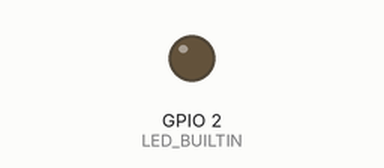
A program run on a simulated ESP32. On the bench: output pins drawn as LEDs (lit = HIGH). Nothing arrives over Bluetooth unless stated; a phone connects over Bluetooth LE 3 s after start; what the program prints to the serial monitor is not drawn.

Above: at 0.1 s.
At 3.1 s:
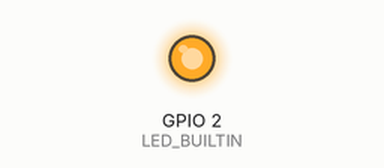
Timing chart, 0 to 4.6 s (numbered marks = the images above):
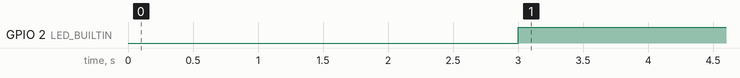

The program:

main.cpp
```cpp
#include <Arduino.h>
#include <BLEDevice.h>
#include <BLEServer.h>
#include <BLEUtils.h>
#include <BLE2902.h>

#define LED_BUILTIN 2

BLEServer* pServer = nullptr;
bool deviceConnected = false;

class MyServerCallbacks: public BLEServerCallbacks {
    void onConnect(BLEServer* pServer) {
      deviceConnected = true;
      digitalWrite(LED_BUILTIN, HIGH);
    };
    void onDisconnect(BLEServer* pServer) {
      deviceConnected = false;
      digitalWrite(LED_BUILTIN, LOW);
    }
};

void setup() {
  pinMode(LED_BUILTIN, OUTPUT);
  Serial.begin(115200);

  BLEDevice::init("ESP32_BLE");
  pServer = BLEDevice::createServer();
  pServer->setCallbacks(new MyServerCallbacks());

  BLEService *pService = pServer->createService(BLEUUID((uint16_t)0x180F));
  BLECharacteristic *pCharacteristic = pService->createCharacteristic(
                                         BLEUUID((uint16_t)0x2A19),
                                         BLECharacteristic::PROPERTY_READ |
                                         BLECharacteristic::PROPERTY_NOTIFY
                                       );
  pCharacteristic->setValue("Hello from ESP32!");
  pService->start();

  pServer->getAdvertising()->start();
  Serial.println("BLE device is now advertising");
}

void loop() {
  // You can add BLE notification logic here if needed
}
```

Measured:
- by itself, GPIO 2 (LED_BUILTIN): LOW → HIGH at 3.0 s
